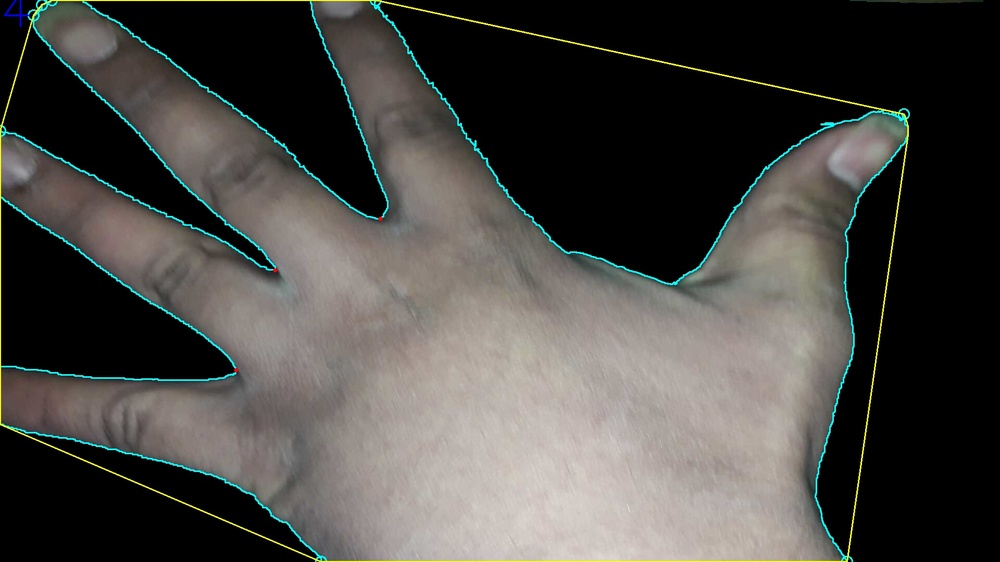
#> input picture Pics/img10.jpg, 1000 x 562 px, shrunk from 1920 x 1080 before the run, given in place of video, which was not available
$ jupyter execute Untitled1.ipynb
#> lines starting #> are read from the running program, lines starting #| are printed output that depends on the picture; after the words box and inside, x2 and y2 are one past the last pixel; in counts of white or black regions, pixels touching at a corner belong together; pictures that were not available may be replaced by others from this repository, and a replacement may not be noted
[cell 1]
import cv2
import numpy as np

[cell 2]
def nothing(x):
    pass

[cell 3]
cap = cv2.VideoCapture('http://192.168.0.102:4747/video')
cv2.namedWindow("Trackbars")

cv2.createTrackbar("L – H", "Trackbars", 0, 179, nothing)
#> slider 'L – H' is set to 35
cv2.createTrackbar("L – S", "Trackbars", 0, 255, nothing)
#> slider 'L – S' is set to 51
cv2.createTrackbar("L – V", "Trackbars", 0, 255, nothing)
#> slider 'L – V' is set to 51
cv2.createTrackbar("U – H", "Trackbars", 179, 179, nothing)
cv2.createTrackbar("U – S", "Trackbars", 255, 255, nothing)
cv2.createTrackbar("U – V", "Trackbars", 255, 255, nothing)

while True:
    try:
        _, frame = cap.read()
#> frame is the input picture: shape (562, 1000, 3); mean B, G, R 68.1, 71.7, 73
        hsv = cv2.cvtColor(frame, cv2.COLOR_BGR2HSV)
#> hsv: shape (562, 1000, 3); mean H, S, V 19.7, 41.1, 75.8

        l_h = cv2.getTrackbarPos("L – H", "Trackbars")
        l_s = cv2.getTrackbarPos("L – S", "Trackbars")
        l_v = cv2.getTrackbarPos("L – V", "Trackbars")
        u_h = cv2.getTrackbarPos("U – H", "Trackbars")
        u_s = cv2.getTrackbarPos("U – S", "Trackbars")
        u_v = cv2.getTrackbarPos("U – V", "Trackbars")

        lower_blue = np.array([l_h, l_s, l_v])
        upper_blue = np.array([u_h, u_s, u_v])
        mask = cv2.inRange(hsv, lower_blue, upper_blue)
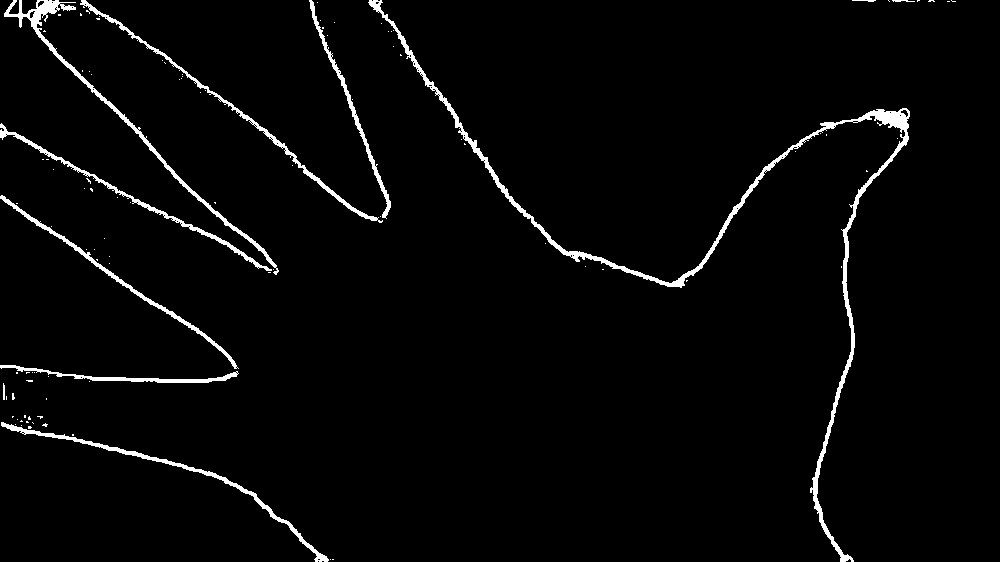
#> mask: shape (562, 1000); 2.7% white; 103 white regions (92 under 20 px), largest, box (x1, y1, x2, y2) and area: (368, 0, 910, 562) 5770, (4, 0, 279, 275) 2145, (1, 422, 329, 562) 1511

        result = cv2.bitwise_and(frame, frame, mask=mask)
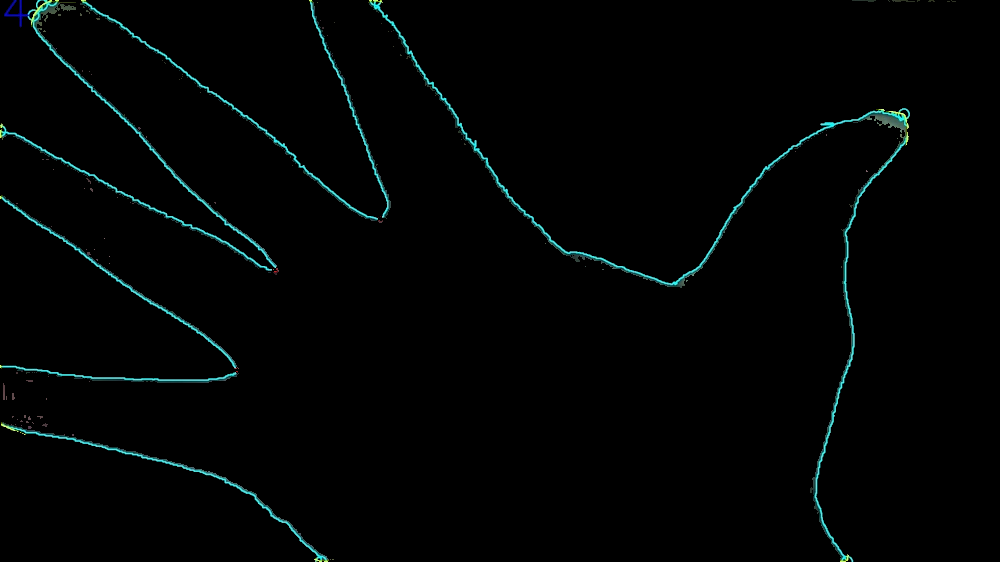
#> result: shape (562, 1000, 3); mean B, G, R 3.7, 3.8, 1.5

        cv2.imshow("frame", frame)
        cv2.imshow("mask", mask)
        cv2.imshow("result", result)
    except:
        print('oops')
    key = cv2.waitKey(1)
#> (key Esc is pressed here)
    if key == 27:
        break

cap.release()
cv2.destroyAllWindows()

$ run again, on Pics/img11.jpg
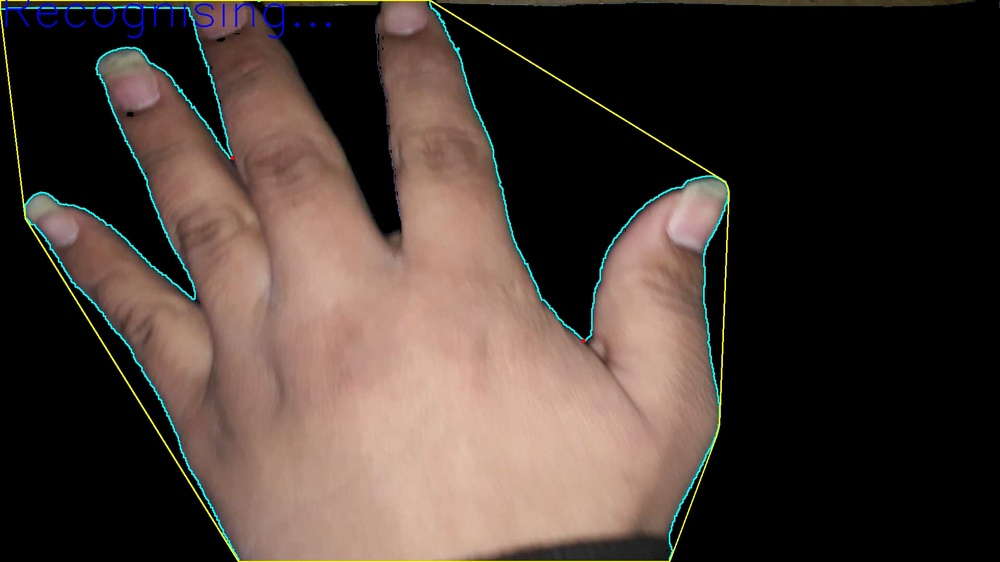
#> input picture Pics/img11.jpg, 1000 x 562 px, shrunk from 1920 x 1080 before the run, given in place of video, which was not available
#> frame is the input picture: shape (562, 1000, 3); mean B, G, R 51.7, 57.9, 71.2
#> hsv: shape (562, 1000, 3); mean H, S, V 13.5, 55.8, 73.3
#> `mask = cv2.inRange(hsv, lower_blue, upper_blue)`:
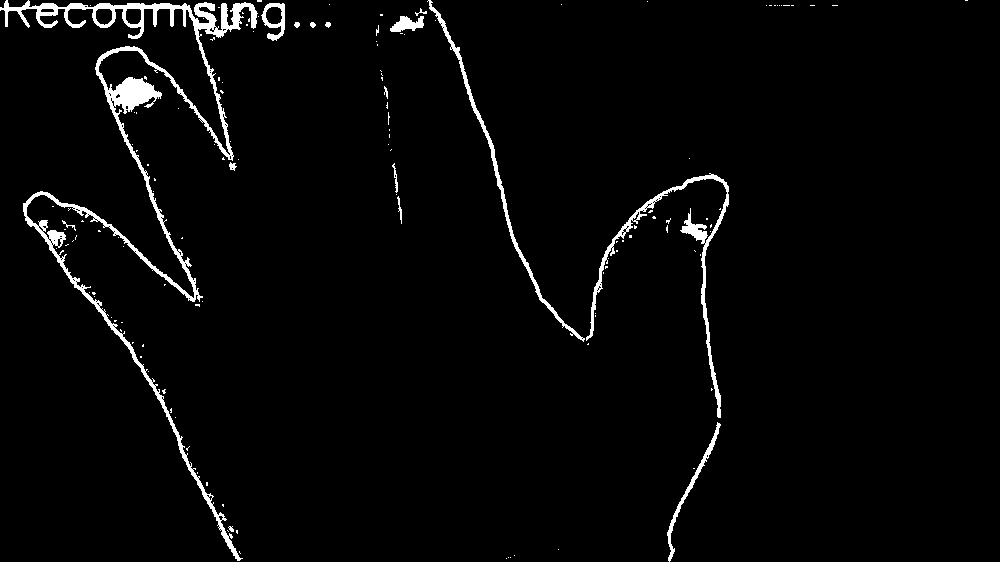
#> mask: shape (562, 1000); 2.7% white; 138 white regions (122 under 20 px), largest, box (x1, y1, x2, y2) and area: (0, 0, 258, 561) 9539, (586, 173, 729, 418) 2288, (427, 0, 585, 342) 1459
#> `result = cv2.bitwise_and(frame, frame, mask=mask)`:
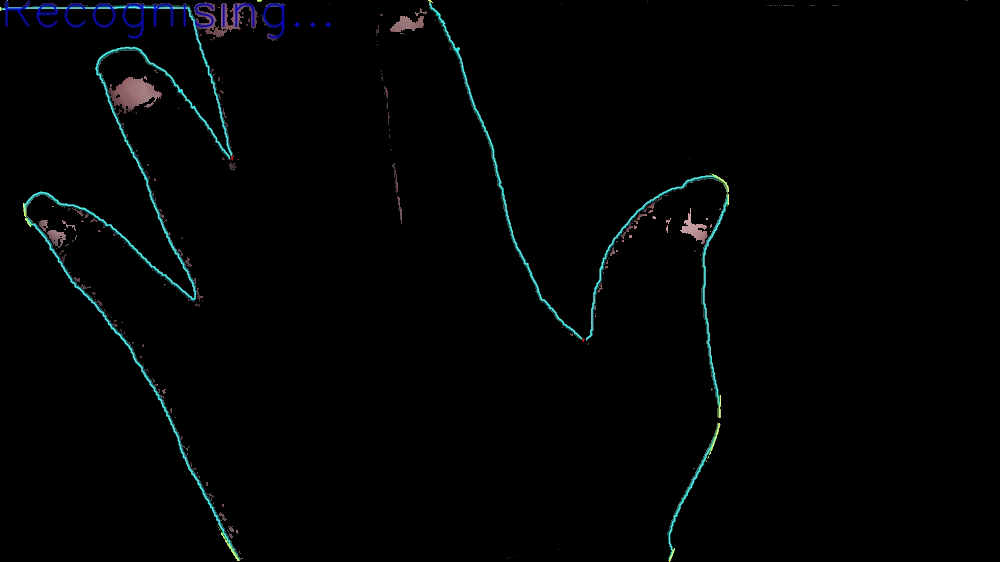
#> result: shape (562, 1000, 3); mean B, G, R 3.5, 3.1, 2

$ run again, on Pics/img13.jpg
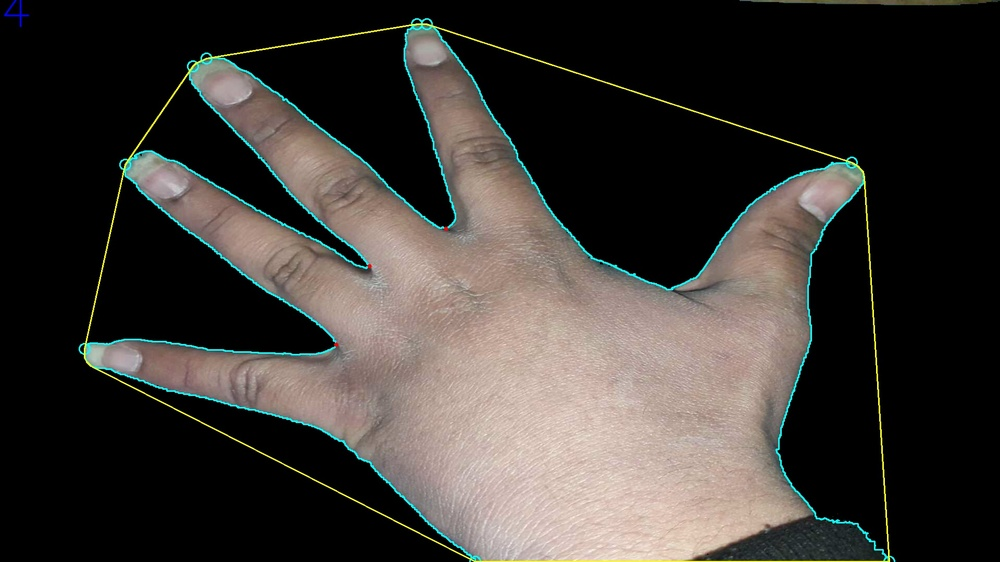
#> input picture Pics/img13.jpg, 1000 x 562 px, shrunk from 1920 x 1080 before the run, given in place of video, which was not available
#> frame is the input picture: shape (562, 1000, 3); mean B, G, R 52.5, 56.4, 60.5
#> hsv: shape (562, 1000, 3); mean H, S, V 15.3, 43, 63.1
#> `mask = cv2.inRange(hsv, lower_blue, upper_blue)`:
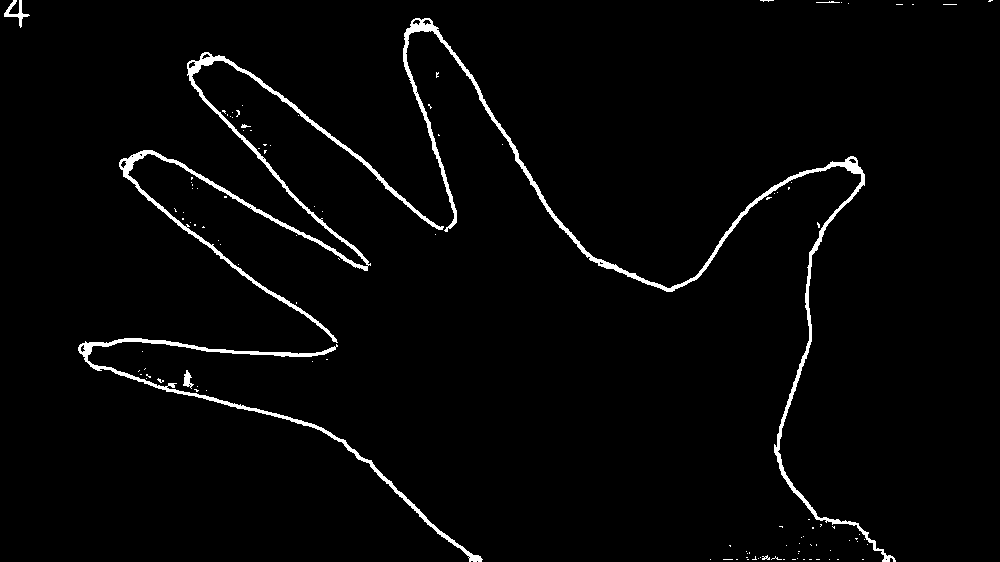
#> mask: shape (562, 1000); 2.4% white; 114 white regions (106 under 20 px), largest, box (x1, y1, x2, y2) and area: (403, 18, 896, 562) 5485, (119, 52, 444, 343) 4628, (78, 338, 483, 562) 2835
#> `result = cv2.bitwise_and(frame, frame, mask=mask)`:
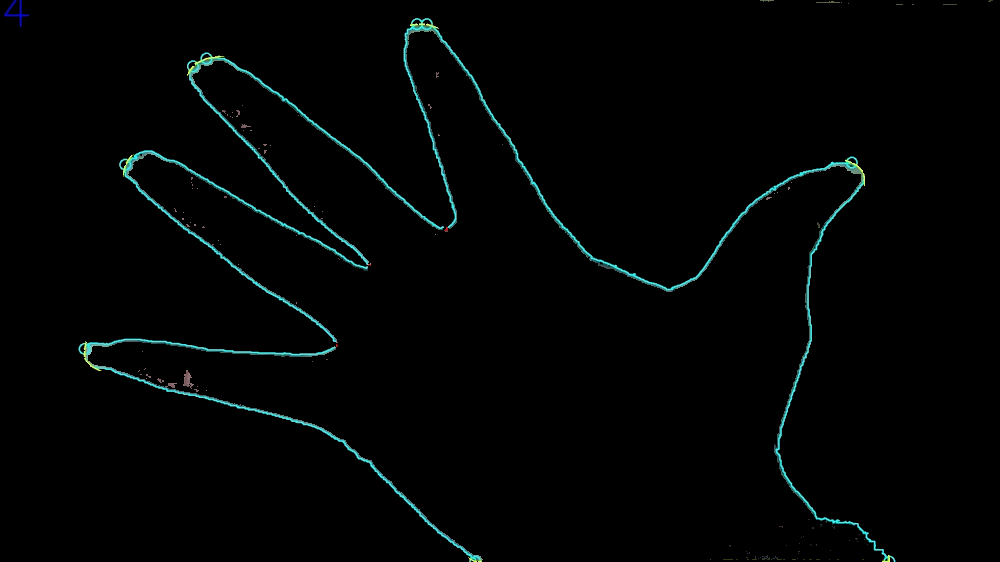
#> result: shape (562, 1000, 3); mean B, G, R 3.7, 3.7, 1.6

$ run again, on Pics/img15.jpg
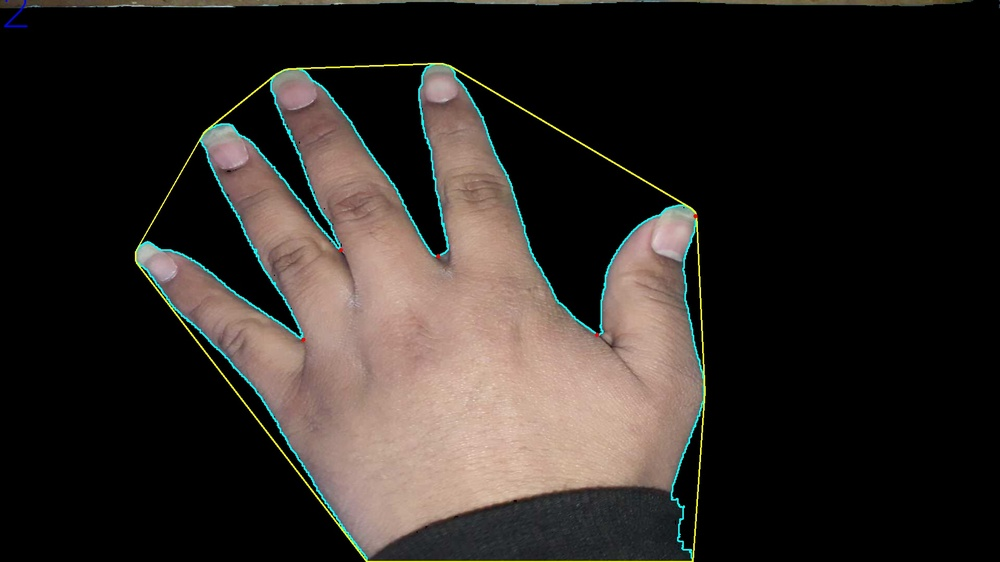
#> input picture Pics/img15.jpg, 1000 x 562 px, shrunk from 1920 x 1080 before the run, given in place of video, which was not available
#> frame is the input picture: shape (562, 1000, 3); mean B, G, R 37.4, 41.3, 47.2
#> hsv: shape (562, 1000, 3); mean H, S, V 14.4, 38.6, 49.3
#> `mask = cv2.inRange(hsv, lower_blue, upper_blue)`:
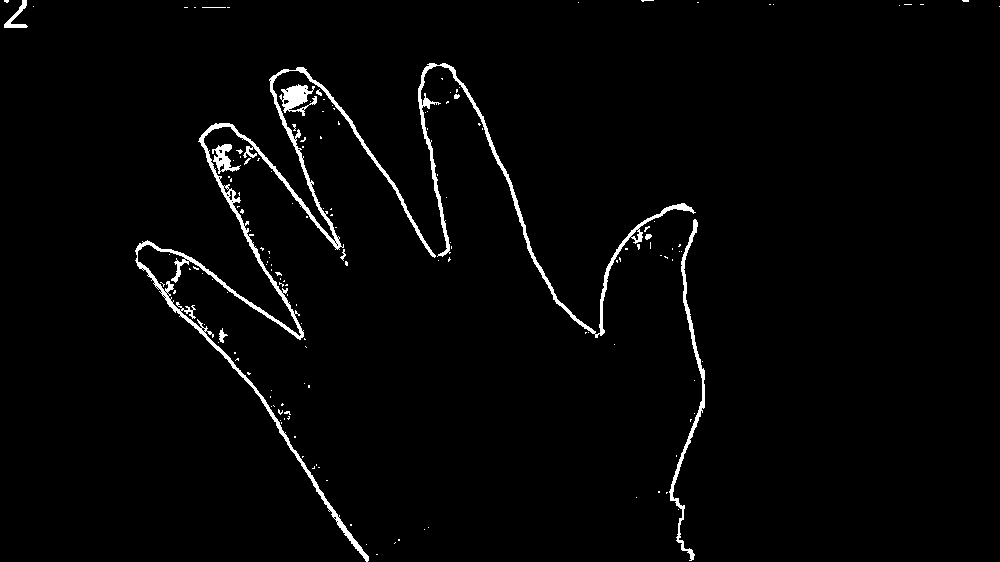
#> mask: shape (562, 1000); 2.2% white; 154 white regions (142 under 20 px), largest, box (x1, y1, x2, y2) and area: (135, 67, 436, 562) 6072, (418, 63, 696, 338) 2793, (669, 219, 705, 561) 1301
#> `result = cv2.bitwise_and(frame, frame, mask=mask)`:
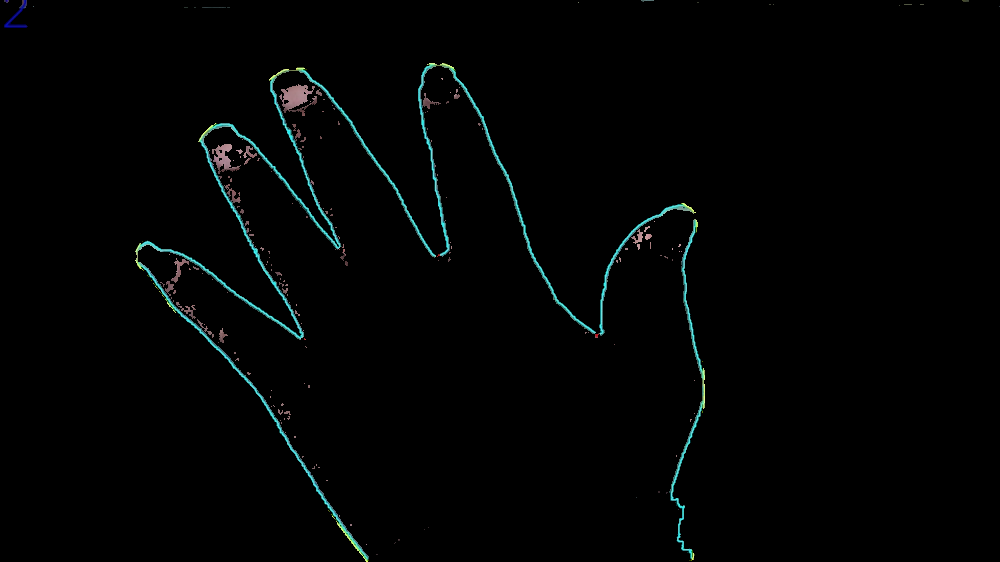
#> result: shape (562, 1000, 3); mean B, G, R 3.2, 3.2, 1.8
